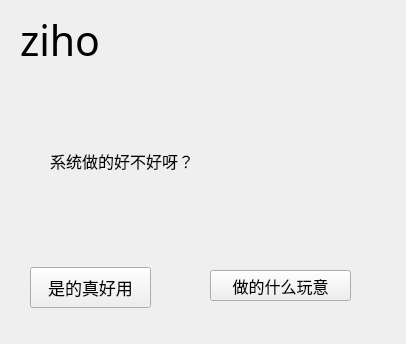
<?xml version="1.0" encoding="UTF-8"?>
<ui version="4.0">
 <class>Wgt_about</class>
 <widget class="QWidget" name="Wgt_about">
  <property name="geometry">
   <rect>
    <x>0</x>
    <y>0</y>
    <width>406</width>
    <height>344</height>
   </rect>
  </property>
  <property name="font">
   <font>
    <family>微软雅黑</family>
   </font>
  </property>
  <property name="windowTitle">
   <string>Form</string>
  </property>
  <widget class="QLabel" name="label">
   <property name="geometry">
    <rect>
     <x>20</x>
     <y>10</y>
     <width>131</width>
     <height>61</height>
    </rect>
   </property>
   <property name="font">
    <font>
     <family>微软雅黑</family>
     <pointsize>31</pointsize>
    </font>
   </property>
   <property name="text">
    <string>ziho</string>
   </property>
  </widget>
  <widget class="QPushButton" name="pushButton">
   <property name="geometry">
    <rect>
     <x>30</x>
     <y>267</y>
     <width>121</width>
     <height>41</height>
    </rect>
   </property>
   <property name="font">
    <font>
     <pointsize>13</pointsize>
    </font>
   </property>
   <property name="text">
    <string>是的真好用</string>
   </property>
  </widget>
  <widget class="QPushButton" name="pushButton_2">
   <property name="geometry">
    <rect>
     <x>210</x>
     <y>270</y>
     <width>141</width>
     <height>31</height>
    </rect>
   </property>
   <property name="font">
    <font>
     <pointsize>12</pointsize>
    </font>
   </property>
   <property name="text">
    <string>做的什么玩意</string>
   </property>
  </widget>
  <widget class="QLabel" name="label_2">
   <property name="geometry">
    <rect>
     <x>50</x>
     <y>140</y>
     <width>181</width>
     <height>41</height>
    </rect>
   </property>
   <property name="font">
    <font>
     <pointsize>12</pointsize>
    </font>
   </property>
   <property name="text">
    <string>系统做的好不好呀？</string>
   </property>
  </widget>
 </widget>
 <resources/>
 <connections/>
</ui>
